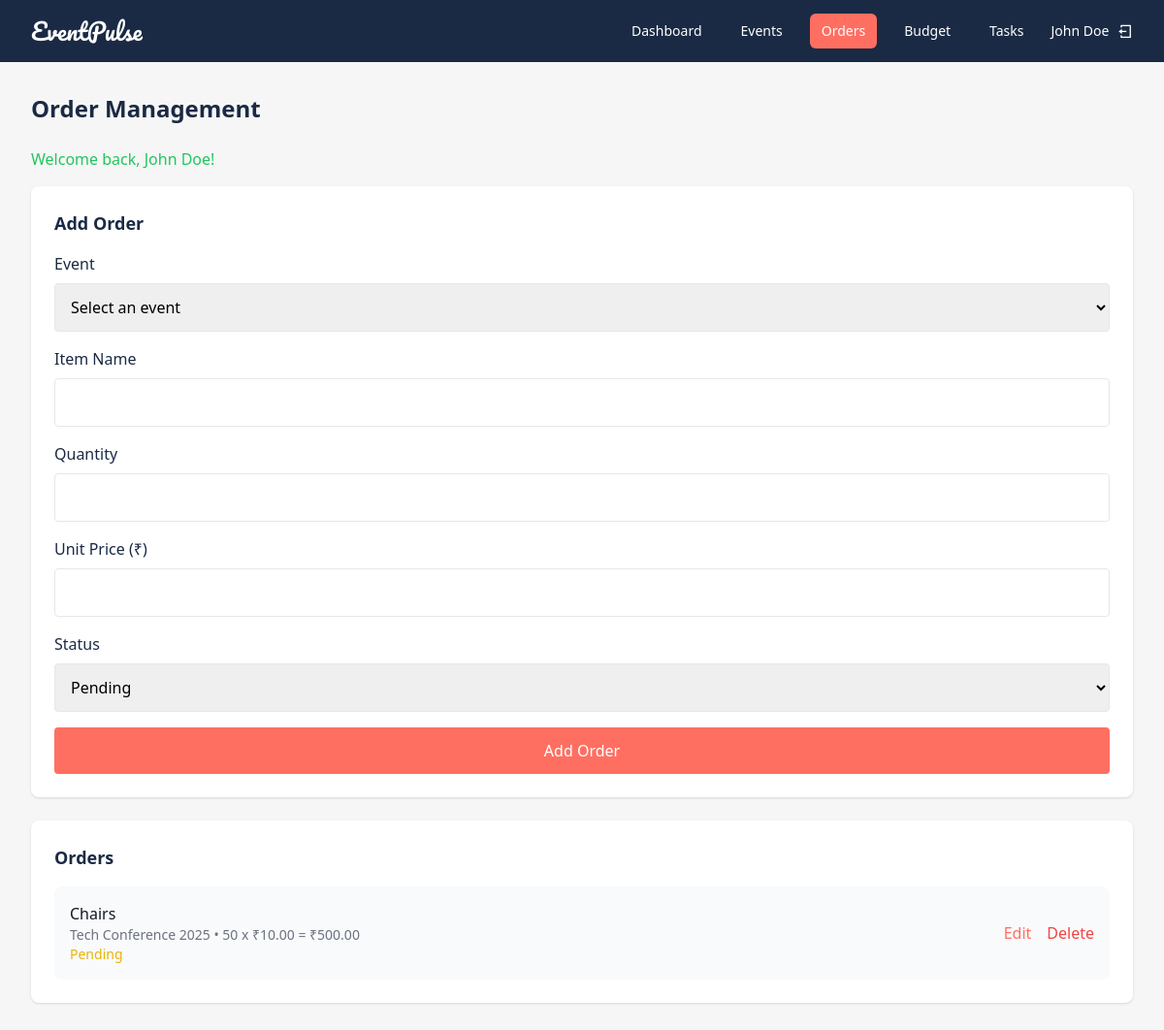
Screenshot of /orders.php (signed in) with the database file from the repository.
### tables this page shows
CREATE TABLE orders (
    order_id INT AUTO_INCREMENT PRIMARY KEY,
    event_id INT NOT NULL,
    item_name VARCHAR(255) NOT NULL,
    quantity INT NOT NULL,
    unit_price DECIMAL(10, 2) NOT NULL,
    status ENUM('pending', 'completed', 'cancelled') DEFAULT 'pending',
    created_at TIMESTAMP DEFAULT CURRENT_TIMESTAMP,
    FOREIGN KEY (event_id) REFERENCES events(event_id) ON DELETE CASCADE
);

CREATE TABLE events (
    event_id INT AUTO_INCREMENT PRIMARY KEY,
    user_id INT NOT NULL,
    title VARCHAR(255) NOT NULL,
    event_date DATE NOT NULL,
    location VARCHAR(255),
    description TEXT,
    created_at TIMESTAMP DEFAULT CURRENT_TIMESTAMP,
    FOREIGN KEY (user_id) REFERENCES users(user_id) ON DELETE CASCADE
);

### orders.php (the view, shortened to what this page needs)
<?php
require_once 'config.php';
$user_id = $_SESSION['user_id'];
$full_name = $_SESSION['full_name'];
$orders_query = "SELECT o.order_id, o.event_id, o.item_name, o.quantity, o.unit_price, o.status, e.title FROM orders o JOIN events e ON o.event_id = e.event_id WHERE e.user_id = '$user_id'";
$orders_result = mysqli_query($conn, $orders_query);
$orders = [];
while ($row = mysqli_fetch_assoc($orders_result)) {
    $orders[] = $row;
}
$events_query = "SELECT event_id, title FROM events WHERE user_id = '$user_id'";
$events_result = mysqli_query($conn, $events_query);
$events = [];
while ($row = mysqli_fetch_assoc($events_result)) {
    $events[] = $row;
}
?>
<!DOCTYPE html>
<html lang="en">
<head>
    <link href="https://cdn.jsdelivr.net/npm/remixicon@4.5.0/fonts/remixicon.css" rel="stylesheet">
    <script src="https://cdn.tailwindcss.com"></script>
</head>
<body class="bg-[#F5F6F5] min-h-screen">
    <nav class="bg-primary text-white fixed top-0 w-full z-50">
        <div class="max-w-7xl mx-auto px-4 sm:px-6 lg:px-8">
            <div class="flex flex-col sm:flex-row items-center justify-between h-auto py-4 sm:h-16">
                <div class="flex items-center w-full sm:w-auto">
                    <span class="text-2xl font-['Pacifico']">EventPulse</span>
                </div>
                <div class="sm:flex flex-col sm:flex-row items-center sm:space-x-4 w-full sm:w-auto mt-2 sm:mt-0 hidden" id="nav-menu">
                    <div class="flex flex-col sm:flex-row items-baseline space-y-2 sm:space-y-0 sm:space-x-4 w-full sm:w-auto">
                        <a href="dashboard.php" class="px-3 py-2 rounded-md text-sm font-medium hover:bg-secondary/20">Dashboard</a>
                        <a href="events.php" class="px-3 py-2 rounded-md text-sm font-medium hover:bg-secondary/20">Events</a>
                        <a href="orders.php" class="px-3 py-2 rounded-md text-sm font-medium bg-secondary">Orders</a>
                        <a href="budget.php" class="px-3 py-2 rounded-md text-sm font-medium hover:bg-secondary/20">Budget</a>
                        <a href="tasks.php" class="px-3 py-2 rounded-md text-sm font-medium hover:bg-secondary/20">Tasks</a>
                    </div>
                    <div class="flex items-center mt-2 sm:mt-0">
                        <span class="text-sm"><?php echo htmlspecialchars($full_name); ?></span>
                        <a href="?logout=true" class="ml-2 text-white hover:text-[#F8DDA4]"><i class="ri-logout-box-line"></i></a>
                    </div>
                </div>
            </div>
        </div>
    </nav>
    <main class="max-w-7xl mx-auto px-4 sm:px-6 lg:px-8 pt-24 pb-8">
        <h1 class="text-2xl font-bold text-primary mb-6">Order Management</h1>
        <?php if (isset($_SESSION['success'])): ?>
            <p class="text-green-500 mb-4"><?php echo $_SESSION['success']; unset($_SESSION['success']); ?></p>
        <?php endif; ?>
        <div class="bg-white p-6 rounded-lg shadow mb-6">
            <h2 class="text-lg font-semibold text-primary mb-4"><?php echo isset($_GET['edit']) ? 'Edit Order' : 'Add Order'; ?></h2>
            <?php if (isset($_GET['edit'])):
                $edit_id = mysqli_real_escape_string($conn, $_GET['edit']);
                $edit_query = "SELECT * FROM orders WHERE order_id = '$edit_id' AND event_id IN (SELECT event_id FROM events WHERE user_id = '$user_id')";
                $edit_result = mysqli_fetch_assoc(mysqli_query($conn, $edit_query));
            ?>
                <form method="POST" action="">
                    <input type="hidden" name="order_id" value="<?php echo $edit_id; ?>">
                    <div class="mb-4">
                        <label for="event_id" class="block text-primary font-medium mb-2">Event</label>
                        <select name="event_id" id="event_id" class="w-full p-3 border rounded focus:outline-none focus:ring-2 focus:ring-secondary" required>
                            <?php foreach ($events as $event): ?>
                                <option value="<?php echo $event['event_id']; ?>" <?php echo $edit_result['event_id'] == $event['event_id'] ? 'selected' : ''; ?>><?php echo htmlspecialchars($event['title']); ?></option>
                            <?php endforeach; ?>
                        </select>
                    </div>
                    <div class="mb-4">
                        <label for="item_name" class="block text-primary font-medium mb-2">Item Name</label>
                        <input type="text" name="item_name" id="item_name" value="<?php echo htmlspecialchars($edit_result['item_name']); ?>" class="w-full p-3 border rounded focus:outline-none focus:ring-2 focus:ring-secondary" required>
                    </div>
                    <div class="mb-4">
                        <label for="quantity" class="block text-primary font-medium mb-2">Quantity</label>
                        <input type="number" name="quantity" id="quantity" value="<?php echo $edit_result['quantity']; ?>" min="1" class="w-full p-3 border rounded focus:outline-none focus:ring-2 focus:ring-secondary" required>
                    </div>
                    <div class="mb-4">
                        <label for="unit_price" class="block text-primary font-medium mb-2">Unit Price (₹)</label>
                        <input type="number" name="unit_price" id="unit_price" value="<?php echo $edit_result['unit_price']; ?>" step="0.01" class="w-full p-3 border rounded focus:outline-none focus:ring-2 focus:ring-secondary" required>
                    </div>
                    <div class="mb-4">
                        <label for="status" class="block text-primary font-medium mb-2">Status</label>
                        <select name="status" id="status" class="w-full p-3 border rounded focus:outline-none focus:ring-2 focus:ring-secondary" required>
                            <option value="pending" <?php echo $edit_result['status'] == 'pending' ? 'selected' : ''; ?>>Pending</option>
                            <option value="completed" <?php echo $edit_result['status'] == 'completed' ? 'selected' : ''; ?>>Completed</option>
                            <option value="cancelled" <?php echo $edit_result['status'] == 'cancelled' ? 'selected' : ''; ?>>Cancelled</option>
                        </select>
                    </div>
                    <div class="flex space-x-4">
                        <button type="submit" class="w-full bg-secondary text-white py-3 rounded hover:bg-opacity-90 font-medium">Update Order</button>
                        <a href="orders.php" class="w-full text-center bg-gray-200 text-gray-700 py-3 rounded hover:bg-gray-300 font-medium">Cancel</a>
                    </div>
                </form>
            <?php else: ?>
                <form method="POST" action="">
                    <div class="mb-4">
                        <label for="event_id" class="block text-primary font-medium mb-2">Event</label>
                        <select name="event_id" id="event_id" class="w-full p-3 border rounded focus:outline-none focus:ring-2 focus:ring-secondary" required>
                            <option value="">Select an event</option>
                        </select>
                    </div>
                    <div class="mb-4">
                        <label for="item_name" class="block text-primary font-medium mb-2">Item Name</label>
                        <input type="text" name="item_name" id="item_name" class="w-full p-3 border rounded focus:outline-none focus:ring-2 focus:ring-secondary" required>
                    </div>
                    <div class="mb-4">
                        <label for="quantity" class="block text-primary font-medium mb-2">Quantity</label>
                        <input type="number" name="quantity" id="quantity" min="1" class="w-full p-3 border rounded focus:outline-none focus:ring-2 focus:ring-secondary" required>
                    </div>
                    <div class="mb-4">
                        <label for="unit_price" class="block text-primary font-medium mb-2">Unit Price (₹)</label>
                        <input type="number" name="unit_price" id="unit_price" step="0.01" class="w-full p-3 border rounded focus:outline-none focus:ring-2 focus:ring-secondary" required>
                    </div>
                    <div class="mb-4">
                        <label for="status" class="block text-primary font-medium mb-2">Status</label>
                        <select name="status" id="status" class="w-full p-3 border rounded focus:outline-none focus:ring-2 focus:ring-secondary" required>
                            <option value="pending">Pending</option>
                        </select>
                    </div>
                    <button type="submit" class="w-full bg-secondary text-white py-3 rounded hover:bg-opacity-90 font-medium">Add Order</button>
                </form>
            <?php endif; ?>
        </div>
        <div class="bg-white p-6 rounded-lg shadow">
            <h2 class="text-lg font-semibold text-primary mb-4">Orders</h2>
            <div class="space-y-4">
                <?php if (empty($orders)): ?>
                    <p class="text-gray-500">No orders found.</p>
                <?php else: ?>
                    <?php foreach ($orders as $order): ?>
                        <div class="flex items-center justify-between p-4 bg-gray-50 rounded-lg">
                            <div>
                                <h3 class="font-medium text-gray-900"><?php echo htmlspecialchars($order['item_name']); ?></h3>
                                <p class="text-sm text-gray-500"><?php echo htmlspecialchars($order['title']); ?> • <?php echo $order['quantity']; ?> x ₹<?php echo number_format($order['unit_price'], 2, '.', ','); ?> = ₹<?php echo number_format($order['quantity'] * $order['unit_price'], 2, '.', ','); ?></p>
                                <p class="text-sm text-<?php echo $order['status'] == 'pending' ? 'yellow' : ($order['status'] == 'completed' ? 'green' : 'red'); ?>-500"><?php echo ucfirst($order['status']); ?></p>
                            </div>
                            <div class="flex space-x-4">
                                <a href="orders.php?edit=<?php echo $order['order_id']; ?>" class="text-secondary hover:underline">Edit</a>
                                <a href="orders.php?delete=<?php echo $order['order_id']; ?>" class="text-red-500 hover:underline" onclick="return confirm('Are you sure?')">Delete</a>
                            </div>
                        </div>
                    <?php endforeach; ?>
                <?php endif; ?>
            </div>
        </div>
    </main>
</body>
</html>

### rows the page displays
orders: item_name "Chairs", event.title "Tech Conference 2025", quantity "50", unit_price "10.00", $order['quantity'] * $order['unit_price'] "500.00", status "Pending"

### other values shown
$full_name "John Doe"
$_SESSION['success'] "Welcome back, John Doe!"
